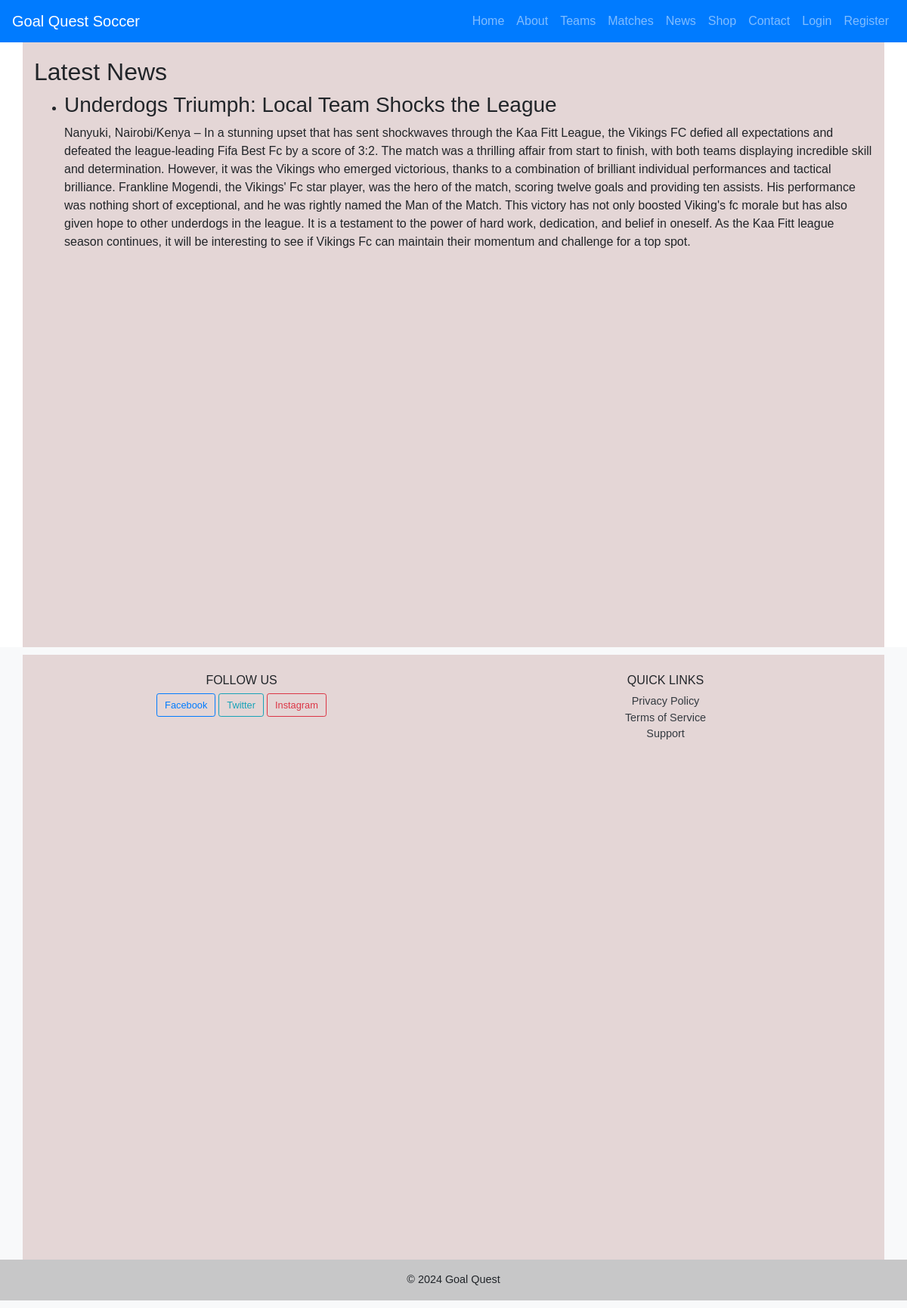
Screenshot of /latest_news/ with the database file from the repository.
### QuestApp/models.py (models this page shows, shortened)
class NewsArticle(models.Model):
    title = models.CharField(max_length=255)
    content = models.TextField()
    published_date = models.DateTimeField(default=timezone.now)
    author = models.CharField(max_length=100)
    image = models.ImageField(upload_to='news_images/', null=True, blank=True)

### QuestApp/views.py (the view)
# urls.py: path('latest_news/', views.latest_news, name='latest_news'),
def latest_news(request):
    news_list = NewsArticle.objects.all().order_by('-published_date')[:10]
    return render(request, 'latest_news.html', {'news_list': news_list})

### templates/latest_news.html (shortened to what this page needs)
{% extends 'base.html' %}
{% load static %}
{% block content %}
<div class="container">
    <h2>Latest News</h2>
    <ul>
        {% for news in news_list %}
            <li>
                <h3>{{ news.title }}</h3>
                <p>{{ news.content }}</p>
            </li>
        {% endfor %}
    </ul>
</div>
{% endblock %}

### static/style.css (style rules this page uses)
body { font-family: 'Arial', sans-serif; }
.container { min-height: 100vh; padding-top: 20px; padding-bottom: 20px; background: rgb(228, 214, 214); backdrop-filter: blur(10px); }

### rows the page displays
NewsArticle: title "Underdogs Triumph: Local Team Shocks the League", content "Nanyuki, Nairobi/Kenya – In a stunning upset that has sent shockwaves through the Kaa Fitt League, the Vikings FC defied all expectations and defeated the league-leading Fifa Best Fc by a score of 3:2. The match was a thrilling affair from start to finish, with both teams displaying incredible skill and determination. However, it was the Vikings who emerged victorious, thanks to a combination of brilliant individual performances and tactical brilliance. Frankline Mogendi, the Vikings' Fc star player, was the hero of the match, scoring twelve goals and providing ten assists. His performance was nothing short of exceptional, and he was rightly named the Man of the Match. This victory has not…"
